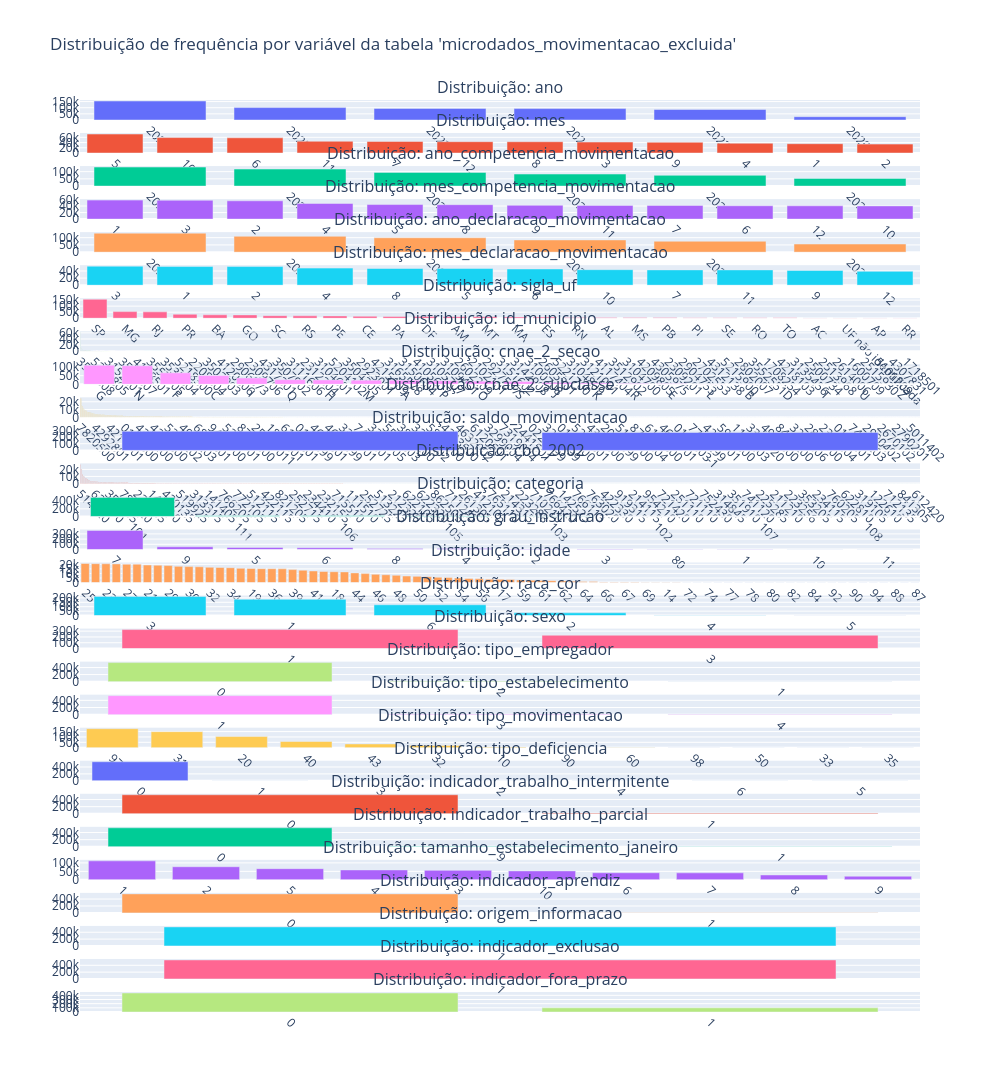

Write notebook code for a chart like this one.
### Markdown cell above
### Valores Categoricos

### Code cell
import plotly.graph_objects as go
from plotly.subplots import make_subplots
import webbrowser


def get_value_counts(client, table, col):
    query = f"""
    SELECT
        `{col}` AS value,
        COUNT(*) AS freq
    FROM `{table}`
    GROUP BY `{col}`
    ORDER BY freq DESC
    
    """
    df = client.query(query).to_dataframe()
    df["value"] = df["value"].astype(str)  # garante eixo categórico consistente
    return df

dtypes=list(df_metadata_t1['data_type'].values)
columns = list(df_metadata_t1['column_name'].values)

cat_columns=[
    col for col, dtype in zip(columns, dtypes) 
    if dtype in ['STRING',"INT64", 'DATE', 'DATETIME', 'TIMESTAMP']
    ]

table = f"{DATASET_NAME}.{SCHEMA_NAME}.{TABLE}"

# Coleta os value_counts de cada coluna (uma query por coluna)
value_counts_dict = {}
for col in cat_columns:
    print(f"Consultando: {col}")
    value_counts_dict[col] = get_value_counts(client, table, col)

# Monta o grid vertical: 1 gráfico por linha
n = len(cat_columns)
fig = make_subplots(
    rows=n, cols=1,
    subplot_titles=[f"Distribuição: {col}" for col in cat_columns],
    vertical_spacing=0.4 / n  # espaçamento proporcional para não sobrepor títulos
)

for i, col in enumerate(cat_columns, start=1):
    df_vc = value_counts_dict[col]
    fig.add_trace(
        go.Bar(
            x=df_vc["value"],
            y=df_vc["freq"],
            name=col,
            showlegend=False
        ),
        row=i, col=1
    )
    fig.update_xaxes(tickangle=45, row=i, col=1)

# Altura por gráfico ~350px, permitindo scroll vertical no notebook/HTML
fig.update_layout(
    height=350 * n,
    width=1000,
    title_text=f"Distribuição de frequência por variável da tabela '{TABLE}'",
    showlegend=False
)

# Salva como HTML
output_path = os.path.abspath(f"data/outputs/distribuicao_{TABLE}_cat_columns.html")
fig.show()

### Figure 1 — Plotly figure (JSON) as saved in the notebook; plotly's stock layout.template omitted (floating-point values rounded to 4 significant figures; data arrays with more than 128 entries replaced by an {"elided": "..."} marker saying what was removed)
{"data": [{"name": "ano", "showlegend": false, "type": "bar", "x": ["2021", "2025", "2023", "2024", "2022", "2020"], "xaxis": "x", "y": [154827, 101235, 94388, 92996, 85455, 26928], "yaxis": "y"}, {"name": "mes", "showlegend": false, "type": "bar", "x": ["5", "10", "6", "11", "7", "12", "8", "3", "9", "4", "1", "2"], "xaxis": "x2", "y": [72597, 59091, 58190, 44978, 44101, 43331, 43241, 41931, 41010, 37546, 35657, 34156], "yaxis": "y2"}, {"name": "ano_competencia_movimentacao", "showlegend": false, "type": "bar", "x": ["2021", "2020", "2022", "2023", "2024", "2025"], "xaxis": "x3", "y": [131738, 118087, 94762, 83365, 74648, 53229], "yaxis": "y3"}, {"name": "mes_competencia_movimentacao", "showlegend": false, "type": "bar", "x": ["1", "3", "2", "4", "5", "8", "9", "11", "7", "6", "12", "10"], "xaxis": "x4", "y": [58061, 57667, 55965, 47818, 44477, 44101, 42181, 41894, 41802, 40816, 40696, 40351], "yaxis": "y4"}, {"name": "ano_declaracao_movimentacao", "showlegend": false, "type": "bar", "x": ["2021", "2020", "2022", "2023", "2024", "2025"], "xaxis": "x5", "y": [131237, 109558, 99183, 84402, 75237, 56212], "yaxis": "y5"}, {"name": "mes_declaracao_movimentacao", "showlegend": false, "type": "bar", "x": ["3", "1", "2", "4", "8", "5", "6", "10", "7", "11", "9", "12"], "xaxis": "x6", "y": [53463, 52443, 52386, 48054, 46925, 46846, 45585, 43656, 43053, 42993, 41443, 38982], "yaxis": "y6"}, {"name": "sigla_uf", "showlegend": false, "type": "bar", "x": ["SP", "MG", "RJ", "PR", "BA", "GO", "SC", "RS", "PE", "CE", "PA", "DF", "AM", "MT", "MA", "ES", "RN", "AL", "MS", "PB", "PI", "SE", "RO", "TO", "AC", "UF não identificada", "AP", "RR"], "xaxis": "x7", "y": [157252, 54793, 52619, 33088, 28384, 27549, 21001, 19947, 19109, 16549, 14843, 14167, 12738, 12715, 10265, 10043, 6751, 6348, 6104, 5923, 4765, 4632, 4616, 3012, 2852, 2563, 1836, 1365], "yaxis": "y7"}, {"name": "id_municipio", "showlegend": false, "type": "bar", "x": {"elided": "4861 str values"}, "xaxis": "x8", "y": {"elided": "4861 int values"}, "yaxis": "y8"}, {"name": "cnae_2_secao", "showlegend": false, "type": "bar", "x": ["G", "N", "F", "C", "I", "Q", "H", "M", "A", "P", "O", "S", "J", "K", "R", "E", "L", "B", "D", "T", "U", "Z"], "xaxis": "x9", "y": [110286, 107458, 66517, 50896, 36660, 27036, 25566, 24078, 23860, 20813, 18328, 16316, 9761, 7137, 4344, 2546, 2410, 1117, 570, 86, 22, 22], "yaxis": "y9"}, {"name": "cnae_2_subclasse", "showlegend": false, "type": "bar", "x": {"elided": "1270 str values"}, "xaxis": "x10", "y": {"elided": "1270 int values"}, "yaxis": "y10"}, {"name": "saldo_movimentacao", "showlegend": false, "type": "bar", "x": ["1", "-1"], "xaxis": "x11", "y": [286153, 269676], "yaxis": "y11"}, {"name": "cbo_2002", "showlegend": false, "type": "bar", "x": {"elided": "2197 str values"}, "xaxis": "x12", "y": {"elided": "2197 int values"}, "yaxis": "y12"}, {"name": "categoria", "showlegend": false, "type": "bar", "x": ["101", "111", "106", "105", "103", "102", "107", "108"], "xaxis": "x13", "y": [500753, 21611, 17629, 9595, 5442, 688, 71, 40], "yaxis": "y13"}, {"name": "grau_instrucao", "showlegend": false, "type": "bar", "x": ["7", "9", "5", "6", "8", "4", "2", "3", "80", "1", "10", "11"], "xaxis": "x14", "y": [365771, 52003, 39599, 32828, 20630, 18115, 9236, 7943, 5328, 2897, 1051, 428], "yaxis": "y14"}, {"name": "idade", "showlegend": false, "type": "bar", "x": ["25", "24", "23", "26", "27", "22", "21", "28", "29", "20", "30", "31", "32", "33", "34", "35", "19", "38", "36", "37", "39", "40", "41", "42", "18", "43", "44", "45", "46", "47", "48", "49", "50", "51", "52", "53", "54", "55", "56", "57", "17", "58", "59", "60", "61", "16", "62", "63", "64", "65", "66", "15", "67", "68", "69", "70", null, "14", "71", "72", "73", "74", "75", "77", "76", "78", "79", "80", "81", "82", "85", "84", "83", "92", "86", "90", "89", "94", "95", "88", "97", "87"], "xaxis": "x15", "y": [20912, 20714, 20612, 20486, 20194, 20187, 19257, 19076, 18636, 17768, 17501, 17317, 16777, 16602, 16278, 15664, 15402, 15187, 15175, 15061, 14198, 13529, 12728, 12177, 11892, 11691, 10587, 9822, 9036, 8549, 7951, 7172, 6769, 6433, 5811, 5385, 4994, 4417, 4118, 3688, 3466, 3274, 2900, 2526, 2100, 1956, 1785, 1527, 1221, 1025, 697, 550, 495, 442, 327, 315, 263, 222, 191, 157, 154, 128, 84, 58, 56, 41, 25, 20, 15, 12, 10, 10, 6, 4, 3, 3, 2, 2, 1, 1, 1, 1], "yaxis": "y15"}, {"name": "raca_cor", "showlegend": false, "type": "bar", "x": ["3", "1", "6", "2", "4", "5"], "xaxis": "x16", "y": [214895, 183376, 121941, 31143, 3416, 1058], "yaxis": "y16"}, {"name": "sexo", "showlegend": false, "type": "bar", "x": ["1", "3"], "xaxis": "x17", "y": [326374, 229455], "yaxis": "y17"}, {"name": "tipo_empregador", "showlegend": false, "type": "bar", "x": ["0", "2", "1"], "xaxis": "x18", "y": [539162, 16657, 10], "yaxis": "y18"}, {"name": "tipo_estabelecimento", "showlegend": false, "type": "bar", "x": ["1", "3", "4"], "xaxis": "x19", "y": [530999, 16095, 8735], "yaxis": "y19"}, {"name": "tipo_movimentacao", "showlegend": false, "type": "bar", "x": ["97", "31", "20", "40", "43", "32", "10", "90", "60", "98", "50", "33", "35"], "xaxis": "x20", "y": [176710, 149208, 103776, 57769, 35135, 20907, 5599, 3091, 2624, 378, 291, 273, 68], "yaxis": "y20"}, {"name": "tipo_deficiencia", "showlegend": false, "type": "bar", "x": ["0", "1", "3", "2", "4", "6", "5"], "xaxis": "x21", "y": [553996, 723, 414, 264, 166, 152, 114], "yaxis": "y21"}, {"name": "indicador_trabalho_intermitente", "showlegend": false, "type": "bar", "x": ["0", "1"], "xaxis": "x22", "y": [534218, 21611], "yaxis": "y22"}, {"name": "indicador_trabalho_parcial", "showlegend": false, "type": "bar", "x": ["0", "9", "1"], "xaxis": "x23", "y": [532075, 16751, 7003], "yaxis": "y23"}, {"name": "tamanho_estabelecimento_janeiro", "showlegend": false, "type": "bar", "x": ["1", "2", "5", "4", "3", "10", "6", "7", "8", "9"], "xaxis": "x24", "y": [112113, 77290, 65902, 58524, 55913, 52704, 41729, 41290, 28920, 21444], "yaxis": "y24"}, {"name": "indicador_aprendiz", "showlegend": false, "type": "bar", "x": ["0", "1"], "xaxis": "x25", "y": [550387, 5442], "yaxis": "y25"}, {"name": "origem_informacao", "showlegend": false, "type": "bar", "x": ["1"], "xaxis": "x26", "y": [555829], "yaxis": "y26"}, {"name": "indicador_exclusao", "showlegend": false, "type": "bar", "x": ["1"], "xaxis": "x27", "y": [555829], "yaxis": "y27"}, {"name": "indicador_fora_prazo", "showlegend": false, "type": "bar", "x": ["0", "1"], "xaxis": "x28", "y": [456310, 99519], "yaxis": "y28"}], "layout": {"annotations": [{"font": {"size": 16}, "showarrow": false, "text": "Distribuição: ano", "x": 0.5, "xanchor": "center", "xref": "paper", "y": 1, "yanchor": "bottom", "yref": "paper"}, {"font": {"size": 16}, "showarrow": false, "text": "Distribuição: mes", "x": 0.5, "xanchor": "center", "xref": "paper", "y": 0.9638, "yanchor": "bottom", "yref": "paper"}, {"font": {"size": 16}, "showarrow": false, "text": "Distribuição: ano_competencia_movimentacao", "x": 0.5, "xanchor": "center", "xref": "paper", "y": 0.9276, "yanchor": "bottom", "yref": "paper"}, {"font": {"size": 16}, "showarrow": false, "text": "Distribuição: mes_competencia_movimentacao", "x": 0.5, "xanchor": "center", "xref": "paper", "y": 0.8913, "yanchor": "bottom", "yref": "paper"}, {"font": {"size": 16}, "showarrow": false, "text": "Distribuição: ano_declaracao_movimentacao", "x": 0.5, "xanchor": "center", "xref": "paper", "y": 0.8551, "yanchor": "bottom", "yref": "paper"}, {"font": {"size": 16}, "showarrow": false, "text": "Distribuição: mes_declaracao_movimentacao", "x": 0.5, "xanchor": "center", "xref": "paper", "y": 0.8189, "yanchor": "bottom", "yref": "paper"}, {"font": {"size": 16}, "showarrow": false, "text": "Distribuição: sigla_uf", "x": 0.5, "xanchor": "center", "xref": "paper", "y": 0.7827, "yanchor": "bottom", "yref": "paper"}, {"font": {"size": 16}, "showarrow": false, "text": "Distribuição: id_municipio", "x": 0.5, "xanchor": "center", "xref": "paper", "y": 0.7464, "yanchor": "bottom", "yref": "paper"}, {"font": {"size": 16}, "showarrow": false, "text": "Distribuição: cnae_2_secao", "x": 0.5, "xanchor": "center", "xref": "paper", "y": 0.7102, "yanchor": "bottom", "yref": "paper"}, {"font": {"size": 16}, "showarrow": false, "text": "Distribuição: cnae_2_subclasse", "x": 0.5, "xanchor": "center", "xref": "paper", "y": 0.674, "yanchor": "bottom", "yref": "paper"}, {"font": {"size": 16}, "showarrow": false, "text": "Distribuição: saldo_movimentacao", "x": 0.5, "xanchor": "center", "xref": "paper", "y": 0.6378, "yanchor": "bottom", "yref": "paper"}, {"font": {"size": 16}, "showarrow": false, "text": "Distribuição: cbo_2002", "x": 0.5, "xanchor": "center", "xref": "paper", "y": 0.6015, "yanchor": "bottom", "yref": "paper"}, {"font": {"size": 16}, "showarrow": false, "text": "Distribuição: categoria", "x": 0.5, "xanchor": "center", "xref": "paper", "y": 0.5653, "yanchor": "bottom", "yref": "paper"}, {"font": {"size": 16}, "showarrow": false, "text": "Distribuição: grau_instrucao", "x": 0.5, "xanchor": "center", "xref": "paper", "y": 0.5291, "yanchor": "bottom", "yref": "paper"}, {"font": {"size": 16}, "showarrow": false, "text": "Distribuição: idade", "x": 0.5, "xanchor": "center", "xref": "paper", "y": 0.4929, "yanchor": "bottom", "yref": "paper"}, {"font": {"size": 16}, "showarrow": false, "text": "Distribuição: raca_cor", "x": 0.5, "xanchor": "center", "xref": "paper", "y": 0.4566, "yanchor": "bottom", "yref": "paper"}, {"font": {"size": 16}, "showarrow": false, "text": "Distribuição: sexo", "x": 0.5, "xanchor": "center", "xref": "paper", "y": 0.4204, "yanchor": "bottom", "yref": "paper"}, {"font": {"size": 16}, "showarrow": false, "text": "Distribuição: tipo_empregador", "x": 0.5, "xanchor": "center", "xref": "paper", "y": 0.3842, "yanchor": "bottom", "yref": "paper"}, {"font": {"size": 16}, "showarrow": false, "text": "Distribuição: tipo_estabelecimento", "x": 0.5, "xanchor": "center", "xref": "paper", "y": 0.348, "yanchor": "bottom", "yref": "paper"}, {"font": {"size": 16}, "showarrow": false, "text": "Distribuição: tipo_movimentacao", "x": 0.5, "xanchor": "center", "xref": "paper", "y": 0.3117, "yanchor": "bottom", "yref": "paper"}, {"font": {"size": 16}, "showarrow": false, "text": "Distribuição: tipo_deficiencia", "x": 0.5, "xanchor": "center", "xref": "paper", "y": 0.2755, "yanchor": "bottom", "yref": "paper"}, {"font": {"size": 16}, "showarrow": false, "text": "Distribuição: indicador_trabalho_intermitente", "x": 0.5, "xanchor": "center", "xref": "paper", "y": 0.2393, "yanchor": "bottom", "yref": "paper"}, {"font": {"size": 16}, "showarrow": false, "text": "Distribuição: indicador_trabalho_parcial", "x": 0.5, "xanchor": "center", "xref": "paper", "y": 0.2031, "yanchor": "bottom", "yref": "paper"}, {"font": {"size": 16}, "showarrow": false, "text": "Distribuição: tamanho_estabelecimento_janeiro", "x": 0.5, "xanchor": "center", "xref": "paper", "y": 0.1668, "yanchor": "bottom", "yref": "paper"}, {"font": {"size": 16}, "showarrow": false, "text": "Distribuição: indicador_aprendiz", "x": 0.5, "xanchor": "center", "xref": "paper", "y": 0.1306, "yanchor": "bottom", "yref": "paper"}, {"font": {"size": 16}, "showarrow": false, "text": "Distribuição: origem_informacao", "x": 0.5, "xanchor": "center", "xref": "paper", "y": 0.09439, "yanchor": "bottom", "yref": "paper"}, {"font": {"size": 16}, "showarrow": false, "text": "Distribuição: indicador_exclusao", "x": 0.5, "xanchor": "center", "xref": "paper", "y": 0.05816, "yanchor": "bottom", "yref": "paper"}, {"font": {"size": 16}, "showarrow": false, "text": "Distribuição: indicador_fora_prazo", "x": 0.5, "xanchor": "center", "xref": "paper", "y": 0.02194, "yanchor": "bottom", "yref": "paper"}], "height": 9800, "showlegend": false, "title": {"text": "Distribuição de frequência por variável da tabela 'microdados_movimentacao_excluida'"}, "width": 1000, "xaxis": {"anchor": "y", "domain": [0, 1], "tickangle": 45}, "xaxis10": {"anchor": "y10", "domain": [0, 1], "tickangle": 45}, "xaxis11": {"anchor": "y11", "domain": [0, 1], "tickangle": 45}, "xaxis12": {"anchor": "y12", "domain": [0, 1], "tickangle": 45}, "xaxis13": {"anchor": "y13", "domain": [0, 1], "tickangle": 45}, "xaxis14": {"anchor": "y14", "domain": [0, 1], "tickangle": 45}, "xaxis15": {"anchor": "y15", "domain": [0, 1], "tickangle": 45}, "xaxis16": {"anchor": "y16", "domain": [0, 1], "tickangle": 45}, "xaxis17": {"anchor": "y17", "domain": [0, 1], "tickangle": 45}, "xaxis18": {"anchor": "y18", "domain": [0, 1], "tickangle": 45}, "xaxis19": {"anchor": "y19", "domain": [0, 1], "tickangle": 45}, "xaxis2": {"anchor": "y2", "domain": [0, 1], "tickangle": 45}, "xaxis20": {"anchor": "y20", "domain": [0, 1], "tickangle": 45}, "xaxis21": {"anchor": "y21", "domain": [0, 1], "tickangle": 45}, "xaxis22": {"anchor": "y22", "domain": [0, 1], "tickangle": 45}, "xaxis23": {"anchor": "y23", "domain": [0, 1], "tickangle": 45}, "xaxis24": {"anchor": "y24", "domain": [0, 1], "tickangle": 45}, "xaxis25": {"anchor": "y25", "domain": [0, 1], "tickangle": 45}, "xaxis26": {"anchor": "y26", "domain": [0, 1], "tickangle": 45}, "xaxis27": {"anchor": "y27", "domain": [0, 1], "tickangle": 45}, "xaxis28": {"anchor": "y28", "domain": [0, 1], "tickangle": 45}, "xaxis3": {"anchor": "y3", "domain": [0, 1], "tickangle": 45}, "xaxis4": {"anchor": "y4", "domain": [0, 1], "tickangle": 45}, "xaxis5": {"anchor": "y5", "domain": [0, 1], "tickangle": 45}, "xaxis6": {"anchor": "y6", "domain": [0, 1], "tickangle": 45}, "xaxis7": {"anchor": "y7", "domain": [0, 1], "tickangle": 45}, "xaxis8": {"anchor": "y8", "domain": [0, 1], "tickangle": 45}, "xaxis9": {"anchor": "y9", "domain": [0, 1], "tickangle": 45}, "yaxis": {"anchor": "x", "domain": [0.9781, 1]}, "yaxis10": {"anchor": "x10", "domain": [0.652, 0.674]}, "yaxis11": {"anchor": "x11", "domain": [0.6158, 0.6378]}, "yaxis12": {"anchor": "x12", "domain": [0.5796, 0.6015]}, "yaxis13": {"anchor": "x13", "domain": [0.5434, 0.5653]}, "yaxis14": {"anchor": "x14", "domain": [0.5071, 0.5291]}, "yaxis15": {"anchor": "x15", "domain": [0.4709, 0.4929]}, "yaxis16": {"anchor": "x16", "domain": [0.4347, 0.4566]}, "yaxis17": {"anchor": "x17", "domain": [0.3985, 0.4204]}, "yaxis18": {"anchor": "x18", "domain": [0.3622, 0.3842]}, "yaxis19": {"anchor": "x19", "domain": [0.326, 0.348]}, "yaxis2": {"anchor": "x2", "domain": [0.9418, 0.9638]}, "yaxis20": {"anchor": "x20", "domain": [0.2898, 0.3117]}, "yaxis21": {"anchor": "x21", "domain": [0.2536, 0.2755]}, "yaxis22": {"anchor": "x22", "domain": [0.2173, 0.2393]}, "yaxis23": {"anchor": "x23", "domain": [0.1811, 0.2031]}, "yaxis24": {"anchor": "x24", "domain": [0.1449, 0.1668]}, "yaxis25": {"anchor": "x25", "domain": [0.1087, 0.1306]}, "yaxis26": {"anchor": "x26", "domain": [0.07245, 0.09439]}, "yaxis27": {"anchor": "x27", "domain": [0.03622, 0.05816]}, "yaxis28": {"anchor": "x28", "domain": [0, 0.02194]}, "yaxis3": {"anchor": "x3", "domain": [0.9056, 0.9276]}, "yaxis4": {"anchor": "x4", "domain": [0.8694, 0.8913]}, "yaxis5": {"anchor": "x5", "domain": [0.8332, 0.8551]}, "yaxis6": {"anchor": "x6", "domain": [0.7969, 0.8189]}, "yaxis7": {"anchor": "x7", "domain": [0.7607, 0.7827]}, "yaxis8": {"anchor": "x8", "domain": [0.7245, 0.7464]}, "yaxis9": {"anchor": "x9", "domain": [0.6883, 0.7102]}}}
